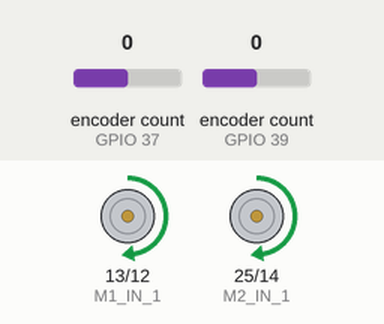
Recording of a program running on a simulated ESP32. On the bench: motor-driver pin pairs drawn as motors (green arrow = first pin HIGH = forward, orange = second pin HIGH = backward, longer = more drive). The inputs (shaded band) are chosen by the test bench; at power-on: encoder count (sensors on GPIO 37, GPIO 39) 0. What the program prints to the serial monitor is not drawn.

Above: at 1.0 s.
At 3.1 s:
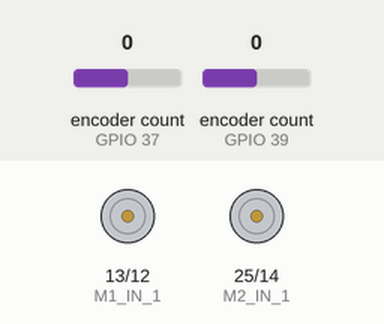
Timing chart, 0 to 5.4 s (numbered marks = the images above):
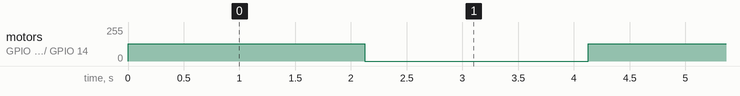

Measured:
- by itself, motor on GPIO 13 (M1_IN_1) / GPIO 12 (M1_IN_2), motor on GPIO 25 (M2_IN_1) / GPIO 14 (M2_IN_2): alternates forward 129/255 for 2.1 s and stopped for 2.0 s

The program:

main.cpp
```cpp
#include <Arduino.h>
#include <Encoder.h>
#include <cmath>

const unsigned int M1_ENC_A = 39;
const unsigned int M1_ENC_B = 38;
const unsigned int M2_ENC_A = 37;
const unsigned int M2_ENC_B = 36;

const unsigned int M1_IN_1 = 13;
const unsigned int M1_IN_2 = 12;
const unsigned int M2_IN_1 = 25;
const unsigned int M2_IN_2 = 14;

const unsigned int M1_IN_1_CHANNEL = 8;
const unsigned int M1_IN_2_CHANNEL = 9;
const unsigned int M2_IN_1_CHANNEL = 10;
const unsigned int M2_IN_2_CHANNEL = 11;

const unsigned int M1_I_SENSE = 35;
const unsigned int M2_I_SENSE = 34;

const unsigned int PWM_VALUE = 130; // Max PWM given 8 bit resolution

const int freq = 5000;
const int resolution = 8;

int change(long diff){
  int amount_change = 0;
  int interval = 50;

  while(true){
    if(diff > interval){
      amount_change += 1;
    }

    else{
      return amount_change;
    }

    interval += 50;
  }
}

void setup() {
  Serial.begin(115200);

  ledcSetup(M1_IN_1_CHANNEL, freq, resolution);
  ledcSetup(M1_IN_2_CHANNEL, freq, resolution);
  ledcSetup(M2_IN_1_CHANNEL, freq, resolution);
  ledcSetup(M2_IN_2_CHANNEL, freq, resolution);

  ledcAttachPin(M1_IN_1, M1_IN_1_CHANNEL);
  ledcAttachPin(M1_IN_2, M1_IN_2_CHANNEL);
  ledcAttachPin(M2_IN_1, M2_IN_1_CHANNEL);
  ledcAttachPin(M2_IN_2, M2_IN_2_CHANNEL);

  pinMode(M1_I_SENSE, INPUT);
  pinMode(M2_I_SENSE, INPUT);

}

void loop() {
  // Create the encoder objects after the motor has
  // stopped, else some sort exception is triggered
  Encoder enc1(M1_ENC_A, M1_ENC_B);
  Encoder enc2(M2_ENC_A, M2_ENC_B);

  long enc1_value = enc1.read();
  long enc2_value = enc2.read();
  int m1_pwm = PWM_VALUE;
  int m2_pwm = PWM_VALUE;

  while(true) {
    Serial.println(enc1_value);
    Serial.println(enc2_value);
    Serial.println("");

    ledcWrite(M1_IN_1_CHANNEL, m1_pwm);
    ledcWrite(M1_IN_2_CHANNEL, 0);
    ledcWrite(M2_IN_1_CHANNEL, m2_pwm);
    ledcWrite(M2_IN_2_CHANNEL, 0);

    delay(2125);

    ledcWrite(M1_IN_1_CHANNEL, 0);
    ledcWrite(M1_IN_2_CHANNEL, 0);
    ledcWrite(M2_IN_1_CHANNEL, 0);
    ledcWrite(M2_IN_2_CHANNEL, 0);

    delay(1000);

    long diff_one = abs(enc1.read() - enc1_value);
    long diff_two = abs(enc2.read() - enc2_value);

    Serial.println("Diff: ");
    Serial.println(diff_one);
    Serial.println(diff_two);
    Serial.println("");
    Serial.println("Motors: ");
    Serial.println(m1_pwm);
    Serial.println(m2_pwm);
    Serial.println("");

    long diff = abs(diff_one - diff_two);

    if(diff > 50){
      int amount_change = change(diff);
      if (diff_one > diff_two){
        m1_pwm -= amount_change/2;
        m2_pwm += amount_change/2;
      }
      else{
        m2_pwm -= amount_change/2;
        m1_pwm += amount_change/2;
      }

      if(m1_pwm < 100){
        m1_pwm = 100;
      }

      if(m2_pwm < 100){
        m2_pwm = 100;
      }

      if(m1_pwm > 200){
        m1_pwm = 200;
      }

      if(m2_pwm > 200){
        m2_pwm = 200;
      }
    }

    enc1_value = enc1.read();
    enc2_value = enc2.read();

    delay(1000);
  }
}
```
